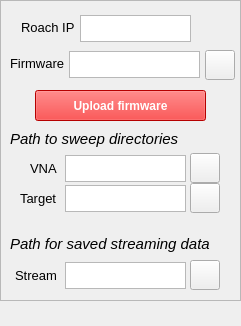
        <widget class="QWidget" name="roachConn">
         <property name="geometry">
          <rect>
           <x>0</x>
           <y>0</y>
           <width>241</width>
           <height>326</height>
          </rect>
         </property>
         <attribute name="label">
          <string>Roach</string>
         </attribute>
         <widget class="QFrame" name="frame">
          <property name="geometry">
           <rect>
            <x>0</x>
            <y>0</y>
            <width>241</width>
            <height>301</height>
           </rect>
          </property>
          <property name="frameShape">
           <enum>QFrame::StyledPanel</enum>
          </property>
          <property name="frameShadow">
           <enum>QFrame::Raised</enum>
          </property>
          <widget class="QPushButton" name="firmDir">
           <property name="geometry">
            <rect>
             <x>205</x>
             <y>50</y>
             <width>30</width>
             <height>30</height>
            </rect>
           </property>
           <property name="font">
            <font>
             <weight>50</weight>
             <bold>false</bold>
            </font>
           </property>
           <property name="text">
            <string/>
           </property>
           <property name="icon">
            <iconset>
             <normaloff>../icon/firmware.png</normaloff>../icon/firmware.png</iconset>
           </property>
          </widget>
          <widget class="QLabel" name="label">
           <property name="geometry">
            <rect>
             <x>10</x>
             <y>55</y>
             <width>67</width>
             <height>17</height>
            </rect>
           </property>
           <property name="font">
            <font>
             <pointsize>10</pointsize>
             <weight>50</weight>
             <bold>false</bold>
            </font>
           </property>
           <property name="text">
            <string>Firmware</string>
           </property>
          </widget>
          <widget class="QTextEdit" name="firmEdit">
           <property name="geometry">
            <rect>
             <x>69</x>
             <y>51</y>
             <width>131</width>
             <height>27</height>
            </rect>
           </property>
           <property name="font">
            <font>
             <weight>50</weight>
             <bold>false</bold>
            </font>
           </property>
          </widget>
          <widget class="QLabel" name="label_2">
           <property name="geometry">
            <rect>
             <x>10</x>
             <y>130</y>
             <width>181</width>
             <height>17</height>
            </rect>
           </property>
           <property name="font">
            <font>
             <pointsize>11</pointsize>
             <weight>50</weight>
             <italic>true</italic>
             <bold>false</bold>
             <underline>false</underline>
             <kerning>true</kerning>
            </font>
           </property>
           <property name="text">
            <string>Path to sweep directories</string>
           </property>
          </widget>
          <widget class="QLabel" name="label_3">
           <property name="geometry">
            <rect>
             <x>30</x>
             <y>160</y>
             <width>41</width>
             <height>17</height>
            </rect>
           </property>
           <property name="font">
            <font>
             <pointsize>10</pointsize>
             <weight>50</weight>
             <bold>false</bold>
            </font>
           </property>
           <property name="text">
            <string>VNA</string>
           </property>
          </widget>
          <widget class="QLabel" name="label_4">
           <property name="geometry">
            <rect>
             <x>20</x>
             <y>190</y>
             <width>51</width>
             <height>17</height>
            </rect>
           </property>
           <property name="font">
            <font>
             <pointsize>10</pointsize>
             <weight>50</weight>
             <bold>false</bold>
            </font>
           </property>
           <property name="text">
            <string>Target</string>
           </property>
          </widget>
          <widget class="QTextEdit" name="vnaEdit">
           <property name="geometry">
            <rect>
             <x>65</x>
             <y>155</y>
             <width>121</width>
             <height>27</height>
            </rect>
           </property>
           <property name="font">
            <font>
             <weight>50</weight>
             <bold>false</bold>
            </font>
           </property>
          </widget>
          <widget class="QTextEdit" name="tarEdit">
           <property name="geometry">
            <rect>
             <x>65</x>
             <y>185</y>
             <width>121</width>
             <height>27</height>
            </rect>
           </property>
           <property name="font">
            <font>
             <weight>50</weight>
             <bold>false</bold>
            </font>
           </property>
          </widget>
          <widget class="QPushButton" name="vnaDir">
           <property name="geometry">
            <rect>
             <x>190</x>
             <y>153</y>
             <width>30</width>
             <height>30</height>
            </rect>
           </property>
           <property name="font">
            <font>
             <weight>50</weight>
             <bold>false</bold>
            </font>
           </property>
           <property name="text">
            <string/>
           </property>
           <property name="icon">
            <iconset>
             <normaloff>../icon/open.png</normaloff>../icon/open.png</iconset>
           </property>
          </widget>
          <widget class="QPushButton" name="targDir">
           <property name="geometry">
            <rect>
             <x>190</x>
             <y>183</y>
             <width>30</width>
             <height>30</height>
            </rect>
           </property>
           <property name="font">
            <font>
             <weight>50</weight>
             <bold>false</bold>
            </font>
           </property>
           <property name="text">
            <string/>
           </property>
           <property name="icon">
            <iconset>
             <normaloff>../icon/open.png</normaloff>../icon/open.png</iconset>
           </property>
          </widget>
          <widget class="QLabel" name="label_5">
           <property name="geometry">
            <rect>
             <x>10</x>
             <y>235</y>
             <width>201</width>
             <height>17</height>
            </rect>
           </property>
           <property name="font">
            <font>
             <pointsize>11</pointsize>
             <weight>50</weight>
             <italic>true</italic>
             <bold>false</bold>
             <underline>false</underline>
             <kerning>true</kerning>
            </font>
           </property>
           <property name="text">
            <string>Path for saved streaming data</string>
           </property>
          </widget>
          <widget class="QLabel" name="label_6">
           <property name="geometry">
            <rect>
             <x>15</x>
             <y>267</y>
             <width>51</width>
             <height>17</height>
            </rect>
           </property>
           <property name="font">
            <font>
             <pointsize>10</pointsize>
             <weight>50</weight>
             <bold>false</bold>
            </font>
           </property>
           <property name="text">
            <string>Stream</string>
           </property>
          </widget>
          <widget class="QTextEdit" name="streamEdit">
           <property name="geometry">
            <rect>
             <x>65</x>
             <y>262</y>
             <width>121</width>
             <height>27</height>
            </rect>
           </property>
           <property name="font">
            <font>
             <weight>50</weight>
             <bold>false</bold>
            </font>
           </property>
          </widget>
          <widget class="QPushButton" name="streamDir">
           <property name="geometry">
            <rect>
             <x>190</x>
             <y>260</y>
             <width>30</width>
             <height>30</height>
            </rect>
           </property>
           <property name="font">
            <font>
             <weight>50</weight>
             <bold>false</bold>
            </font>
           </property>
           <property name="text">
            <string/>
           </property>
           <property name="icon">
            <iconset>
             <normaloff>../icon/open.png</normaloff>../icon/open.png</iconset>
           </property>
          </widget>
          <widget class="QTextEdit" name="roachIPEdit">
           <property name="geometry">
            <rect>
             <x>80</x>
             <y>15</y>
             <width>111</width>
             <height>27</height>
            </rect>
           </property>
           <property name="font">
            <font>
             <weight>50</weight>
             <bold>false</bold>
            </font>
           </property>
          </widget>
          <widget class="QLabel" name="label_7">
           <property name="geometry">
            <rect>
             <x>21</x>
             <y>19</y>
             <width>67</width>
             <height>17</height>
            </rect>
           </property>
           <property name="font">
            <font>
             <pointsize>10</pointsize>
             <weight>50</weight>
             <bold>false</bold>
            </font>
           </property>
           <property name="text">
            <string>Roach IP</string>
           </property>
          </widget>
          <widget class="QPushButton" name="upFirmBtn">
           <property name="geometry">
            <rect>
             <x>35</x>
             <y>90</y>
             <width>171</width>
             <height>31</height>
            </rect>
           </property>
           <property name="font">
            <font>
             <weight>75</weight>
             <bold>true</bold>
            </font>
           </property>
           <property name="styleSheet">
            <string notr="true">color: white;
background-color: red</string>
           </property>
           <property name="text">
            <string>Upload firmware</string>
           </property>
          </widget>
         </widget>
        </widget>
